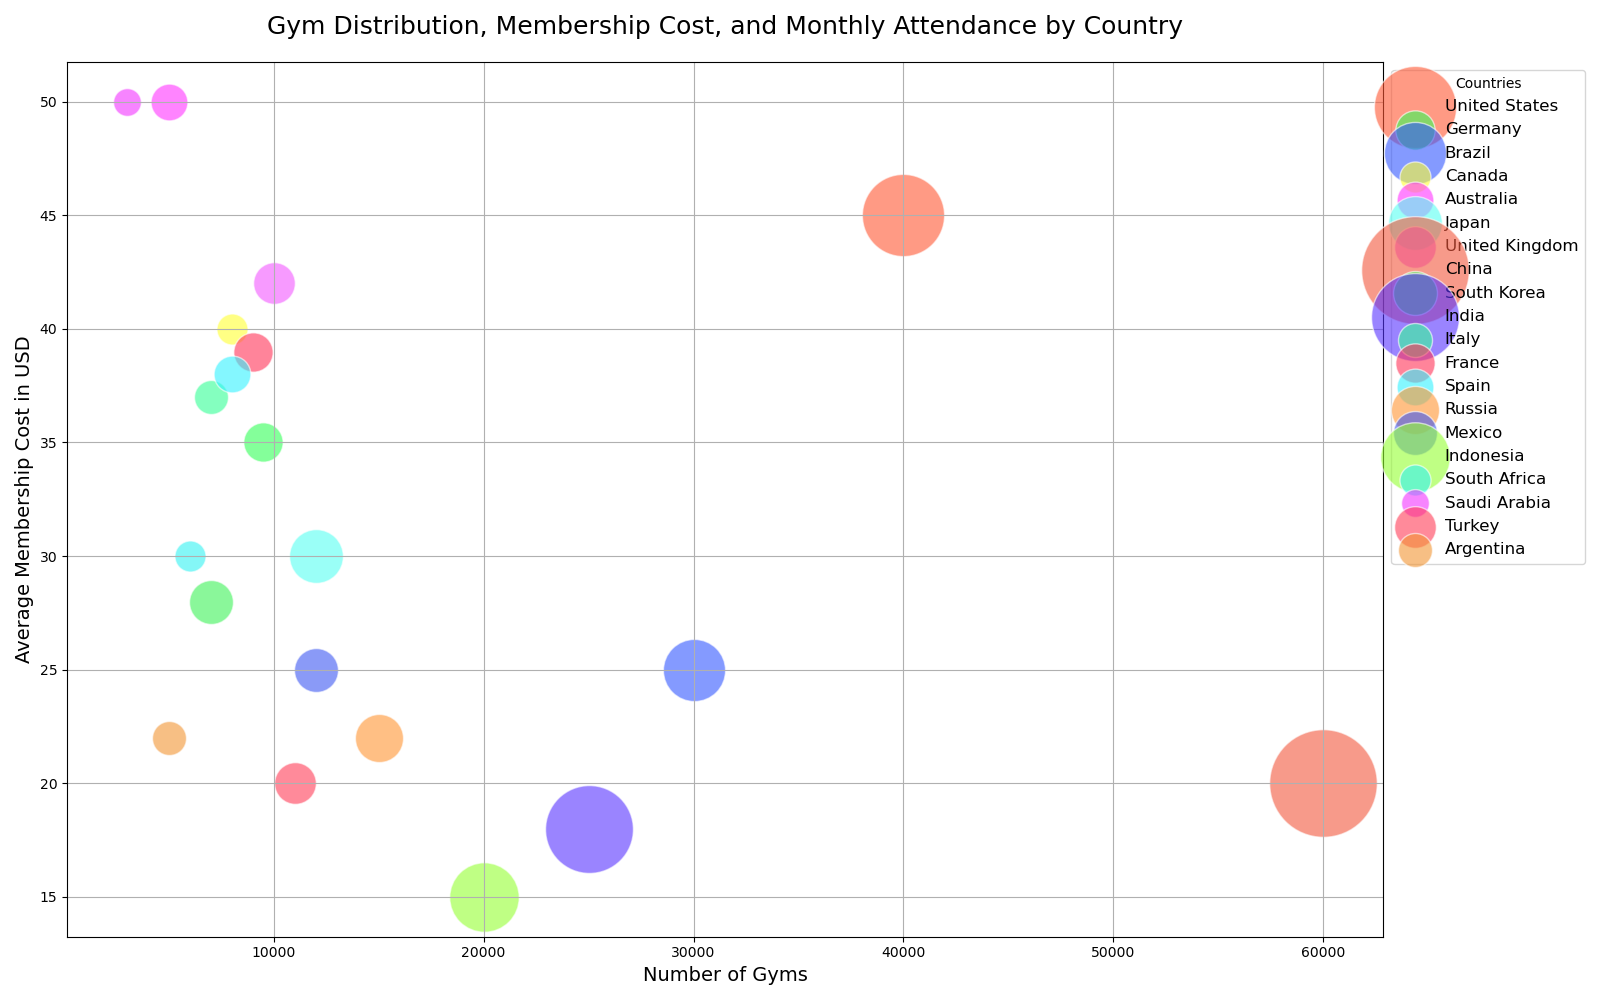

This chart was generated by the following Python code:

import matplotlib.pyplot as plt

# Data points - Number of gyms, average membership cost, average monthly attendance
countries = ["United States", "Germany", "Brazil", "Canada", "Australia", "Japan", 
             "United Kingdom", "China", "South Korea", "India", "Italy", "France", 
             "Spain", "Russia", "Mexico", "Indonesia", "South Africa", "Saudi Arabia", 
             "Turkey", "Argentina"]
num_gyms = [40000, 9500, 30000, 8000, 5000, 12000, 10000, 60000, 7000, 25000, 7000, 
            9000, 8000, 15000, 12000, 20000, 6000, 3000, 11000, 5000]
avg_membership_cost = [45, 35, 25, 40, 50, 30, 42, 20, 28, 18, 37, 39, 38, 22, 25, 
                       15, 30, 50, 20, 22]
avg_monthly_attendance = [35000, 8000, 20000, 5000, 7000, 15000, 9000, 60000, 
                          10000, 40000, 6000, 8000, 7000, 12000, 10000, 25000, 
                          5000, 4000, 9000, 6000]

# Create the bubble chart with a custom size
fig, ax = plt.subplots(figsize=(16, 10))

# Assign a color to each region
colors = {
    "United States": "#FF5733", "Germany": "#33FF57", "Brazil": "#3357FF", 
    "Canada": "#FFFF33", "Australia": "#FF33FF", "Japan": "#57FFF3", 
    "United Kingdom": "#F357FF", "China": "#F3573C", "South Korea": "#3CF357", 
    "India": "#5733FF", "Italy": "#33FF95", "France": "#FF3357", "Spain": "#33F3FF", 
    "Russia": "#FF9533", "Mexico": "#3C57F3", "Indonesia": "#95FF33", 
    "South Africa": "#33F3F3", "Saudi Arabia": "#F333FF", "Turkey": "#FF3C57", 
    "Argentina": "#F39533"
}

# Plot each data point and assign it a label, size, and color
for i, country in enumerate(countries):
    ax.scatter(num_gyms[i], avg_membership_cost[i], s=avg_monthly_attendance[i]*0.1,  # Adjust size scaling factor as desired
               c=colors[country], alpha=0.6, edgecolors="w", label=country)

# Customize the chart
ax.set_title('Gym Distribution, Membership Cost, and Monthly Attendance by Country', fontsize=18, pad=20)
ax.set_xlabel('Number of Gyms', fontsize=14)
ax.set_ylabel('Average Membership Cost in USD', fontsize=14)

# Customize the grid
ax.grid(True)

# Add legend
ax.legend(title="Countries", loc='upper left', bbox_to_anchor=(1, 1), fontsize=12)

# Show plot with a tight layout
plt.tight_layout()
plt.show()
